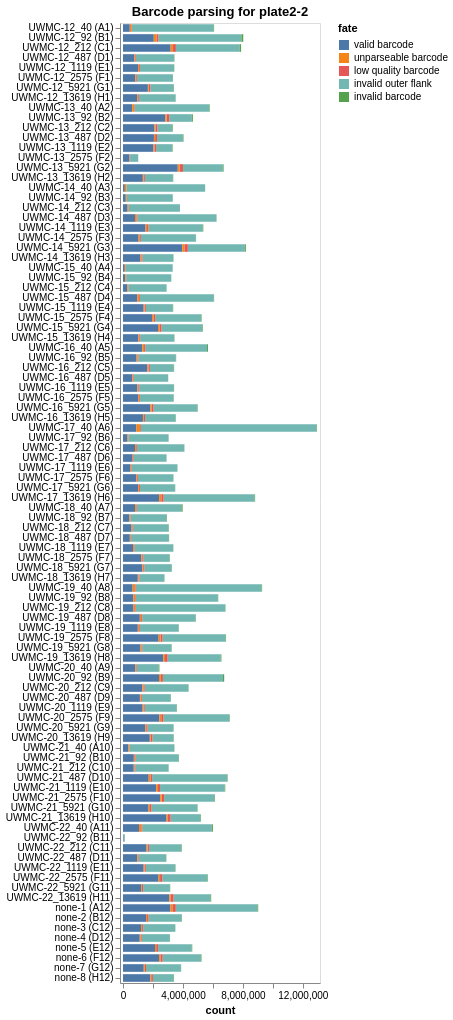

The notebook cell this image was saved under:
### Markdown cell above
## Statistics on barcode-parsing for each sample
Make interactive chart of the "fates" of the sequencing reads parsed for each sample on the plate.

If most sequencing reads are not "valid barcodes", this could potentially indicate some problem in the sequencing or barcode set you are parsing.

Potential fates are:
 - *valid barcode*: barcode that matches a known virus or neutralization standard, we hope most reads are this.
 - *invalid barcode*: a barcode with proper flanking sequences, but does not match a known virus or neutralization standard. If you  have a lot of reads of this type, it is probably a good idea to look at the invalid barcode CSVs (in the `./results/barcode_invalid/` subdirectory created by the pipeline) to see what these invalid barcodes are.
 - *unparseable barcode*: could not parse a barcode from this read as there was not a sequence of the correct length with the appropriate flanking sequence.
 - *invalid outer flank*: if using an outer upstream or downstream region (`upstream2` or `downstream2` for the [illuminabarcodeparser](https://jbloomlab.github.io/dms_variants/dms_variants.illuminabarcodeparser.html)), reads that are otherwise valid except for this outer flank. Typically you would be using `upstream2` if you have a plate index embedded in your primer, and reads with this classification correspond to a different index than the one for this plate.
 - *low quality barcode*: low-quality or `N` nucleotides in barcode, could indicate problem with sequencing.
 - *failed chastity filter*: reads that failed the Illumina chastity filter, if these are reported in the FASTQ (they may not be).

Also, if the number of reads per sample is very uneven, that could indicate that you did not do a good job of balancing the different samples in the Illumina sequencing.

### Code cell
fates = (
    pd.concat([pd.read_csv(f).assign(sample=s) for f, s in zip(fate_csvs, samples)])
    .merge(samples_df, validate="many_to_one", on="sample")
    .assign(
        fate_counts=lambda x: x.groupby("fate")["count"].transform("sum"),
        sample_well=lambda x: x["sample_noplate"] + " (" + x["well"] + ")",
    )
    .query("fate_counts > 0")[  # only keep fates with at least one count
        ["fate", "count", "well", "serum_replicate", "sample_well", "dilution_factor"]
    ]
)

assert len(fates) == len(fates.drop_duplicates())

serum_replicates = sorted(fates["serum_replicate"].unique())
sample_wells = list(
    fates.sort_values(["serum_replicate", "dilution_factor"])["sample_well"]
)


serum_selection = alt.selection_point(
    fields=["serum_replicate"],
    bind=alt.binding_select(
        options=[None] + serum_replicates,
        labels=["all"] + serum_replicates,
        name="serum",
    ),
)

fates_chart = (
    alt.Chart(fates)
    .add_params(serum_selection)
    .transform_filter(serum_selection)
    .encode(
        alt.X("count", scale=alt.Scale(nice=False, padding=3)),
        alt.Y(
            "sample_well",
            title=None,
            sort=sample_wells,
        ),
        alt.Color("fate", sort=sorted(fates["fate"].unique(), reverse=True)),
        alt.Order("fate", sort="descending"),
        tooltip=fates.columns.tolist(),
    )
    .mark_bar(height={"band": 0.85})
    .properties(
        height=alt.Step(10),
        width=200,
        title=f"Barcode parsing for {plate}",
    )
    .configure_axis(grid=False)
)

fates_chart

### Figure 1 — Vega-Lite specification as saved in the notebook (floating-point values rounded to 4 significant figures; data arrays with more than 128 entries replaced by an {"elided": "..."} marker saying what was removed)
{"config": {"view": {"continuousWidth": 300, "continuousHeight": 300}, "axis": {"grid": false}}, "data": {"name": "data-3ccac5438f4c77d9d7715ee077c8922d"}, "mark": {"type": "bar", "height": {"band": 0.85}}, "encoding": {"color": {"field": "fate", "sort": ["valid barcode", "unparseable barcode", "low quality barcode", "invalid outer flank", "invalid barcode"], "type": "nominal"}, "order": {"field": "fate", "sort": "descending", "type": "nominal"}, "tooltip": [{"field": "fate", "type": "nominal"}, {"field": "count", "type": "quantitative"}, {"field": "well", "type": "nominal"}, {"field": "serum_replicate", "type": "nominal"}, {"field": "sample_well", "type": "nominal"}, {"field": "dilution_factor", "type": "quantitative"}], "x": {"field": "count", "scale": {"nice": false, "padding": 3}, "type": "quantitative"}, "y": {"field": "sample_well", "sort": {"elided": "480 str values"}, "title": null, "type": "nominal"}}, "height": {"step": 10}, "params": [{"name": "param_1", "select": {"type": "point", "fields": ["serum_replicate"]}, "bind": {"input": "select", "options": [null, "UWMC-12", "UWMC-13", "UWMC-14", "UWMC-15", "UWMC-16", "UWMC-17", "UWMC-18", "UWMC-19", "UWMC-20", "UWMC-21", "UWMC-22", "none-1", "none-2", "none-3", "none-4", "none-5", "none-6", "none-7", "none-8"], "labels": ["all", "UWMC-12", "UWMC-13", "UWMC-14", "UWMC-15", "UWMC-16", "UWMC-17", "UWMC-18", "UWMC-19", "UWMC-20", "UWMC-21", "UWMC-22", "none-1", "none-2", "none-3", "none-4", "none-5", "none-6", "none-7", "none-8"], "name": "serum"}}], "title": "Barcode parsing for plate2-2", "transform": [{"filter": {"param": "param_1"}}], "width": 200, "$schema": "https://vega.github.io/schema/vega-lite/v5.20.1.json", "datasets": {"data-3ccac5438f4c77d9d7715ee077c8922d": {"elided": "480 records"}}}
